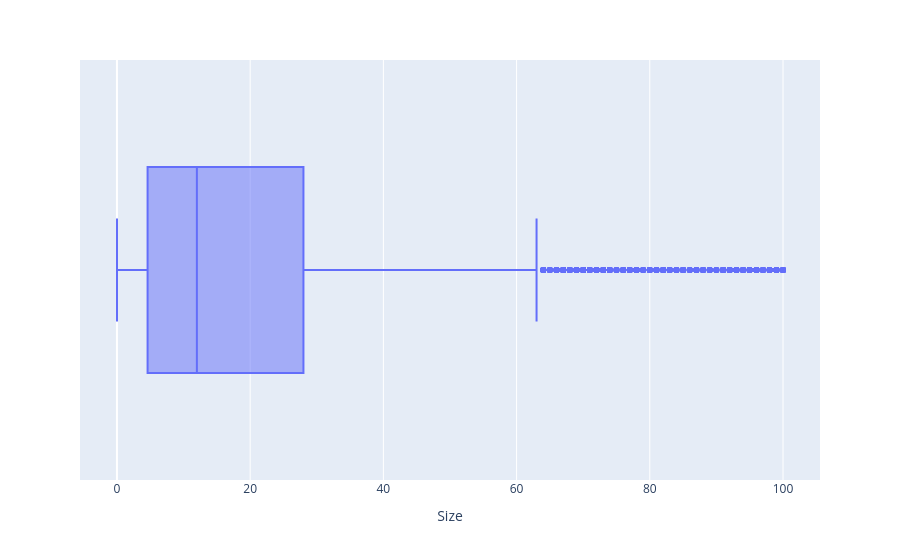

This figure's notebook cell:
### Code cell
px.box(data_frame=df['Size'],x='Size')

### Figure 1 — Plotly figure (JSON) as saved in the notebook; plotly's stock layout.template omitted (floating-point values rounded to 4 significant figures; data arrays with more than 128 entries replaced by an {"elided": "..."} marker saying what was removed)
{"data": [{"alignmentgroup": "True", "hovertemplate": "Size=%{x}<extra></extra>", "legendgroup": "", "marker": {"color": "#636efa"}, "name": "", "notched": false, "offsetgroup": "", "orientation": "h", "showlegend": false, "type": "box", "x": {"elided": "9758 float values"}, "x0": " ", "xaxis": "x", "y0": " ", "yaxis": "y"}], "layout": {"boxmode": "group", "legend": {"tracegroupgap": 0}, "margin": {"t": 60}, "xaxis": {"anchor": "y", "domain": [0, 1], "title": {"text": "Size"}}, "yaxis": {"anchor": "x", "domain": [0, 1]}}}
